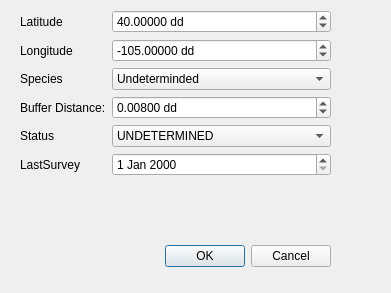
<?xml version="1.0" encoding="UTF-8"?>
<ui version="4.0">
 <class>NewRaptorDialogBase</class>
 <widget class="QDialog" name="NewRaptorDialogBase">
  <property name="geometry">
   <rect>
    <x>0</x>
    <y>0</y>
    <width>391</width>
    <height>293</height>
   </rect>
  </property>
  <property name="windowTitle">
   <string>Add New Raptor</string>
  </property>
  <widget class="QDialogButtonBox" name="button_box">
   <property name="geometry">
    <rect>
     <x>30</x>
     <y>240</y>
     <width>301</width>
     <height>32</height>
    </rect>
   </property>
   <property name="orientation">
    <enum>Qt::Horizontal</enum>
   </property>
   <property name="standardButtons">
    <set>QDialogButtonBox::Cancel|QDialogButtonBox::Ok</set>
   </property>
  </widget>
  <widget class="QWidget" name="formLayoutWidget">
   <property name="geometry">
    <rect>
     <x>20</x>
     <y>10</y>
     <width>311</width>
     <height>221</height>
    </rect>
   </property>
   <layout class="QFormLayout" name="lytForm">
    <item row="0" column="0">
     <widget class="QLabel" name="latitudeLabel">
      <property name="text">
       <string>Latitude</string>
      </property>
     </widget>
    </item>
    <item row="0" column="1">
     <widget class="QDoubleSpinBox" name="spbLatitude">
      <property name="suffix">
       <string> dd</string>
      </property>
      <property name="decimals">
       <number>5</number>
      </property>
      <property name="minimum">
       <double>-90.000000000000000</double>
      </property>
      <property name="maximum">
       <double>90.000000000000000</double>
      </property>
      <property name="singleStep">
       <double>0.010000000000000</double>
      </property>
      <property name="value">
       <double>40.000000000000000</double>
      </property>
     </widget>
    </item>
    <item row="1" column="0">
     <widget class="QLabel" name="longitudeLabel">
      <property name="text">
       <string>Longitude</string>
      </property>
     </widget>
    </item>
    <item row="1" column="1">
     <widget class="QDoubleSpinBox" name="spbLongitude">
      <property name="suffix">
       <string> dd</string>
      </property>
      <property name="decimals">
       <number>5</number>
      </property>
      <property name="minimum">
       <double>-180.000000000000000</double>
      </property>
      <property name="maximum">
       <double>180.000000000000000</double>
      </property>
      <property name="singleStep">
       <double>0.001000000000000</double>
      </property>
      <property name="value">
       <double>-105.000000000000000</double>
      </property>
     </widget>
    </item>
    <item row="2" column="0">
     <widget class="QLabel" name="speciesLabel">
      <property name="text">
       <string>Species</string>
      </property>
     </widget>
    </item>
    <item row="2" column="1">
     <widget class="QComboBox" name="cmbSpecies">
      <item>
       <property name="text">
        <string>Undeterminded</string>
       </property>
      </item>
      <item>
       <property name="text">
        <string>Red-tail Hawk</string>
       </property>
      </item>
      <item>
       <property name="text">
        <string>Swainsons Hawk</string>
       </property>
      </item>
      <item>
       <property name="text">
        <string>Northen Harrier</string>
       </property>
      </item>
     </widget>
    </item>
    <item row="3" column="0">
     <widget class="QLabel" name="bufferDistanceLabel">
      <property name="text">
       <string>Buffer Distance:</string>
      </property>
     </widget>
    </item>
    <item row="3" column="1">
     <widget class="QDoubleSpinBox" name="spbBuffer">
      <property name="suffix">
       <string> dd</string>
      </property>
      <property name="decimals">
       <number>5</number>
      </property>
      <property name="maximum">
       <double>1.000000000000000</double>
      </property>
      <property name="singleStep">
       <double>0.001000000000000</double>
      </property>
      <property name="value">
       <double>0.008000000000000</double>
      </property>
     </widget>
    </item>
    <item row="4" column="0">
     <widget class="QLabel" name="statusLabel">
      <property name="text">
       <string>Status</string>
      </property>
     </widget>
    </item>
    <item row="4" column="1">
     <widget class="QComboBox" name="cmbStatus">
      <item>
       <property name="text">
        <string>UNDETERMINED</string>
       </property>
      </item>
      <item>
       <property name="text">
        <string>ACTIVE NEST</string>
       </property>
      </item>
      <item>
       <property name="text">
        <string>INACTIVE NEST</string>
       </property>
      </item>
      <item>
       <property name="text">
        <string>FLEDGED NEST</string>
       </property>
      </item>
     </widget>
    </item>
    <item row="5" column="0">
     <widget class="QLabel" name="lastSurveyLabel">
      <property name="text">
       <string>LastSurvey</string>
      </property>
     </widget>
    </item>
    <item row="5" column="1">
     <widget class="QDateEdit" name="dteLast"/>
    </item>
   </layout>
  </widget>
 </widget>
 <resources/>
 <connections>
  <connection>
   <sender>button_box</sender>
   <signal>accepted()</signal>
   <receiver>NewRaptorDialogBase</receiver>
   <slot>accept()</slot>
   <hints>
    <hint type="sourcelabel">
     <x>20</x>
     <y>20</y>
    </hint>
    <hint type="destinationlabel">
     <x>20</x>
     <y>20</y>
    </hint>
   </hints>
  </connection>
  <connection>
   <sender>button_box</sender>
   <signal>rejected()</signal>
   <receiver>NewRaptorDialogBase</receiver>
   <slot>reject()</slot>
   <hints>
    <hint type="sourcelabel">
     <x>20</x>
     <y>20</y>
    </hint>
    <hint type="destinationlabel">
     <x>20</x>
     <y>20</y>
    </hint>
   </hints>
  </connection>
 </connections>
</ui>
